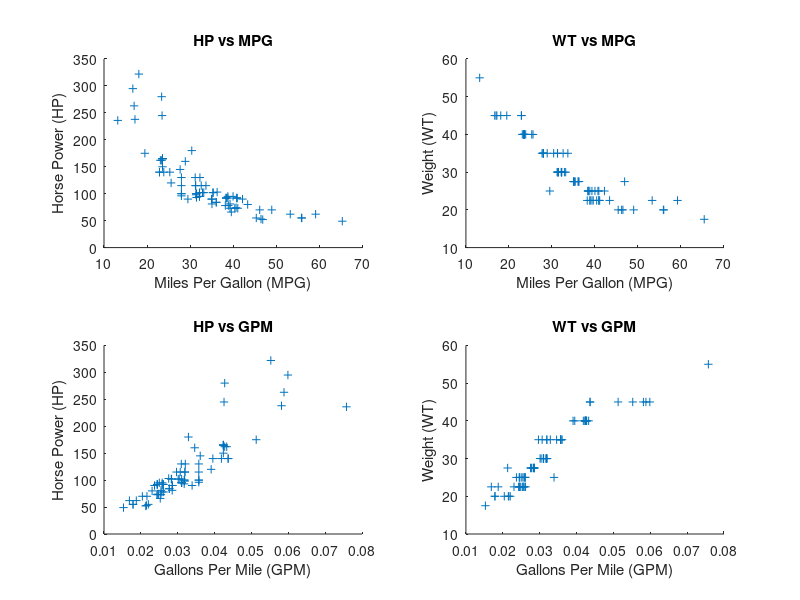

Reproduce this figure in MATLAB. (Note: this script raises an error after producing the figure.)
function mpg_regression()
%MPG_REGRESSION MPG regression assignment
%   Code submission by: Z0966990

% Name indices of data.
VOL = 1;
HP = 2;
MPG = 3;
SP = 4;
WT = 5;
GPM = 6;

%% Specify regression models.
models = {
    MPG, [VOL, HP, SP, WT];
    MPG, [HP, WT];
    MPG, [SP, WT];
    MPG, HP;
    MPG, SP;
    MPG, WT;
    GPM, [VOL, HP, SP, WT];
    GPM, [HP, WT];
    GPM, [SP, WT];
    GPM, HP;
    GPM, SP;
    GPM, WT;
    };

%% Load data from this directory
data = importdata('carmpgdat.txt', '\t', 1);
names = data.textdata(1, 2:end);
data = data.data;

data(:,GPM) = 1./data(:,MPG);
names{GPM} = 'GPM';

%% Scatter plots.
figure();

ax = subplot(2, 2, 1);
scatter(ax, data(:,MPG), data(:,HP), '+');
title(ax, 'HP vs MPG');
xlabel(ax, 'Miles Per Gallon (MPG)');
ylabel(ax, 'Horse Power (HP)');

ax = subplot(2, 2, 2);
scatter(ax, data(:,MPG), data(:,WT), '+');
title(ax, 'WT vs MPG');
xlabel(ax, 'Miles Per Gallon (MPG)');
ylabel(ax, 'Weight (WT)');

ax = subplot(2, 2, 3);
scatter(ax, data(:,GPM), data(:,HP), '+');
title(ax, 'HP vs GPM');
xlabel(ax, 'Gallons Per Mile (GPM)');
ylabel(ax, 'Horse Power (HP)');

ax = subplot(2, 2, 4);
scatter(ax, data(:,GPM), data(:,WT), '+');
title(ax, 'WT vs GPM');
xlabel(ax, 'Gallons Per Mile (GPM)');
ylabel(ax, 'Weight (WT)');


%% Regression modelling.
model_names = cell(size(models, 1), 1);
R2 = zeros(size(models, 1), 1);
R2_adj = zeros(size(models, 1), 1);
p = zeros(size(models, 1), 1);
ks_result = zeros(size(models, 1), 1);
ks_p_value = zeros(size(models, 1), 1);
e = zeros(size(data, 1), size(models, 1));
for i = 1:size(models, 1)
    % Parse model definition.
    [y_idx, X_idx] = models{i, :};
    y = data(:, y_idx);
    X = data(:, X_idx);
    [n, p(i)] = size(X);
    
    % Determine name.
    model_names{i} = sprintf('%s vs %s',...
        strjoin(names(X_idx), ', '), names{y_idx});
    
    % Calculate model.
    b = regress(y, X);
    b0 = mean(y) - mean(X)*b;
    
    % Calculate standardised residuals.
    yhat = b0 + X*b;
    e(:, i) = y - yhat;
    e_std = (e(:, i) - mean(e(:, i)))/std(e(:, i));
    
    % Test residuals.
    [ks_result(i), ks_p_value(i)] = kstest(e_std);
    
    % Find R2
    SS_e = sumsqr(e(:, i));
    SS_T = sumsqr(y);
    R2(i) = 1 - SS_e/SS_T;
    R2_adj(i) = 1 - SS_e*(n-1)/(SS_T*(n-p(i)));
end

%% Generate results table.
disp(table(R2, R2_adj, p, ks_result, ks_p_value, 'RowNames', model_names));

%% Plot residuals for best and worst models.
% Evaluate models using R2_adj.
[~, worst_idx] = min(R2_adj);
worst_idx = worst_idx(1);
[~, best_idx] = max(R2_adj);
best_idx = best_idx(1);

% Residual plots.
figure();

ax = subplot(1, 2, 1); 
histogram(e(:, worst_idx), 'Normalization', 'probability');
title(sprintf('Residuals for %s', model_names{worst_idx}));
xlabel('Residuals');

ax = subplot(1, 2, 2);
histogram(e(:, best_idx), 'Normalization', 'probability');
title(sprintf('Residuals for %s', model_names{best_idx}));
xlabel('Residuals');
end
